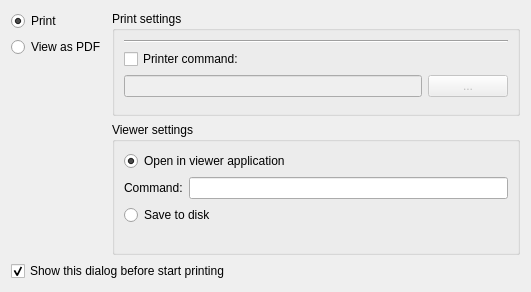
<ui version="4.0" >
 <class>PrintWidget</class>
 <widget class="QWidget" name="PrintWidget" >
  <property name="geometry" >
   <rect>
    <x>0</x>
    <y>0</y>
    <width>531</width>
    <height>292</height>
   </rect>
  </property>
  <property name="windowTitle" >
   <string>Form</string>
  </property>
  <layout class="QVBoxLayout" name="verticalLayout_5" >
   <item>
    <layout class="QHBoxLayout" name="horizontalLayout" >
     <item>
      <layout class="QVBoxLayout" name="verticalLayout" >
       <item>
        <widget class="QRadioButton" name="rbPrint" >
         <property name="text" >
          <string>Print</string>
         </property>
         <property name="checked" >
          <bool>true</bool>
         </property>
        </widget>
       </item>
       <item>
        <widget class="QRadioButton" name="rbView" >
         <property name="text" >
          <string>View as PDF</string>
         </property>
        </widget>
       </item>
       <item>
        <spacer name="verticalSpacer" >
         <property name="orientation" >
          <enum>Qt::Vertical</enum>
         </property>
         <property name="sizeHint" stdset="0" >
          <size>
           <width>20</width>
           <height>40</height>
          </size>
         </property>
        </spacer>
       </item>
      </layout>
     </item>
     <item>
      <layout class="QVBoxLayout" name="verticalLayout_4" >
       <item>
        <widget class="QGroupBox" name="gbPrint" >
         <property name="sizePolicy" >
          <sizepolicy vsizetype="Expanding" hsizetype="Expanding" >
           <horstretch>0</horstretch>
           <verstretch>0</verstretch>
          </sizepolicy>
         </property>
         <property name="title" >
          <string>Print settings</string>
         </property>
         <layout class="QVBoxLayout" name="verticalLayout_3" >
          <item>
           <widget class="Line" name="line" >
            <property name="orientation" >
             <enum>Qt::Horizontal</enum>
            </property>
           </widget>
          </item>
          <item>
           <widget class="QCheckBox" name="cbPrintCmd" >
            <property name="text" >
             <string>Printer command:</string>
            </property>
           </widget>
          </item>
          <item>
           <layout class="QHBoxLayout" name="horizontalLayout_3" >
            <item>
             <widget class="QLineEdit" name="lePrintCmd" >
              <property name="enabled" >
               <bool>false</bool>
              </property>
              <property name="readOnly" >
               <bool>true</bool>
              </property>
             </widget>
            </item>
            <item>
             <widget class="QPushButton" name="pbPrintCmd" >
              <property name="enabled" >
               <bool>false</bool>
              </property>
              <property name="text" >
               <string>...</string>
              </property>
             </widget>
            </item>
           </layout>
          </item>
          <item>
           <spacer name="verticalSpacer_3" >
            <property name="orientation" >
             <enum>Qt::Vertical</enum>
            </property>
            <property name="sizeHint" stdset="0" >
             <size>
              <width>325</width>
              <height>2</height>
             </size>
            </property>
           </spacer>
          </item>
         </layout>
        </widget>
       </item>
       <item>
        <widget class="QGroupBox" name="gbView" >
         <property name="sizePolicy" >
          <sizepolicy vsizetype="Expanding" hsizetype="Expanding" >
           <horstretch>0</horstretch>
           <verstretch>0</verstretch>
          </sizepolicy>
         </property>
         <property name="title" >
          <string>Viewer settings</string>
         </property>
         <layout class="QVBoxLayout" name="verticalLayout_2" >
          <item>
           <widget class="QRadioButton" name="rbOpen" >
            <property name="text" >
             <string>Open in viewer application</string>
            </property>
            <property name="checked" >
             <bool>true</bool>
            </property>
           </widget>
          </item>
          <item>
           <layout class="QHBoxLayout" name="horizontalLayout_2" >
            <item>
             <widget class="QLabel" name="label" >
              <property name="text" >
               <string>Command:</string>
              </property>
             </widget>
            </item>
            <item>
             <widget class="QLineEdit" name="leOpenCmd" />
            </item>
           </layout>
          </item>
          <item>
           <widget class="QRadioButton" name="rbSave" >
            <property name="text" >
             <string>Save to disk</string>
            </property>
            <property name="checked" >
             <bool>false</bool>
            </property>
           </widget>
          </item>
          <item>
           <spacer name="verticalSpacer_2" >
            <property name="orientation" >
             <enum>Qt::Vertical</enum>
            </property>
            <property name="sizeHint" stdset="0" >
             <size>
              <width>20</width>
              <height>18</height>
             </size>
            </property>
           </spacer>
          </item>
         </layout>
        </widget>
       </item>
      </layout>
     </item>
    </layout>
   </item>
   <item>
    <widget class="QCheckBox" name="cbShowDialog" >
     <property name="text" >
      <string>Show this dialog before start printing</string>
     </property>
     <property name="checked" >
      <bool>true</bool>
     </property>
    </widget>
   </item>
  </layout>
 </widget>
 <resources/>
 <connections>
  <connection>
   <sender>rbOpen</sender>
   <signal>toggled(bool)</signal>
   <receiver>label</receiver>
   <slot>setEnabled(bool)</slot>
   <hints>
    <hint type="sourcelabel" >
     <x>249</x>
     <y>120</y>
    </hint>
    <hint type="destinationlabel" >
     <x>165</x>
     <y>150</y>
    </hint>
   </hints>
  </connection>
  <connection>
   <sender>rbOpen</sender>
   <signal>toggled(bool)</signal>
   <receiver>leOpenCmd</receiver>
   <slot>setEnabled(bool)</slot>
   <hints>
    <hint type="sourcelabel" >
     <x>249</x>
     <y>120</y>
    </hint>
    <hint type="destinationlabel" >
     <x>284</x>
     <y>150</y>
    </hint>
   </hints>
  </connection>
  <connection>
   <sender>cbPrintCmd</sender>
   <signal>toggled(bool)</signal>
   <receiver>lePrintCmd</receiver>
   <slot>setEnabled(bool)</slot>
   <hints>
    <hint type="sourcelabel" >
     <x>248</x>
     <y>56</y>
    </hint>
    <hint type="destinationlabel" >
     <x>206</x>
     <y>88</y>
    </hint>
   </hints>
  </connection>
  <connection>
   <sender>cbPrintCmd</sender>
   <signal>toggled(bool)</signal>
   <receiver>pbPrintCmd</receiver>
   <slot>setEnabled(bool)</slot>
   <hints>
    <hint type="sourcelabel" >
     <x>248</x>
     <y>56</y>
    </hint>
    <hint type="destinationlabel" >
     <x>327</x>
     <y>88</y>
    </hint>
   </hints>
  </connection>
  <connection>
   <sender>rbPrint</sender>
   <signal>toggled(bool)</signal>
   <receiver>gbPrint</receiver>
   <slot>setVisible(bool)</slot>
   <hints>
    <hint type="sourcelabel" >
     <x>62</x>
     <y>22</y>
    </hint>
    <hint type="destinationlabel" >
     <x>296</x>
     <y>64</y>
    </hint>
   </hints>
  </connection>
  <connection>
   <sender>rbView</sender>
   <signal>toggled(bool)</signal>
   <receiver>gbView</receiver>
   <slot>setVisible(bool)</slot>
   <hints>
    <hint type="sourcelabel" >
     <x>62</x>
     <y>46</y>
    </hint>
    <hint type="destinationlabel" >
     <x>296</x>
     <y>188</y>
    </hint>
   </hints>
  </connection>
 </connections>
</ui>
